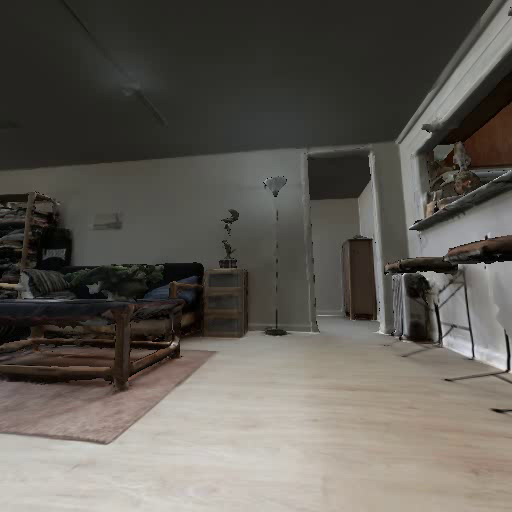
#> input picture frame 60 of savergb.avi, 512 x 512 px
$ python main.py   (older library calls are emulated)
#> lines starting #> are read from the running program, lines starting #| are printed output that depends on the picture; after the words box and inside, x2 and y2 are one past the last pixel; in counts of white or black regions, pixels touching at a corner belong together
#> further down, frame is the input picture: shape (512, 512, 3); mean B, G, R 85.9, 92.1, 96.4
import datetime

import cv2
import numpy as np

def filter_out(src_frame):
    if src_frame is not None:
        hsv = cv2.cvtColor(src_frame, cv2.COLOR_BGR2HSV)
#> hsv: shape (512, 512, 3); mean H, S, V 94.1, 37.2, 96.7
        lower = np.array([0, 0, 0])
        upper = np.array([180, 255, 100])

        mask = cv2.inRange(hsv, lower, upper)
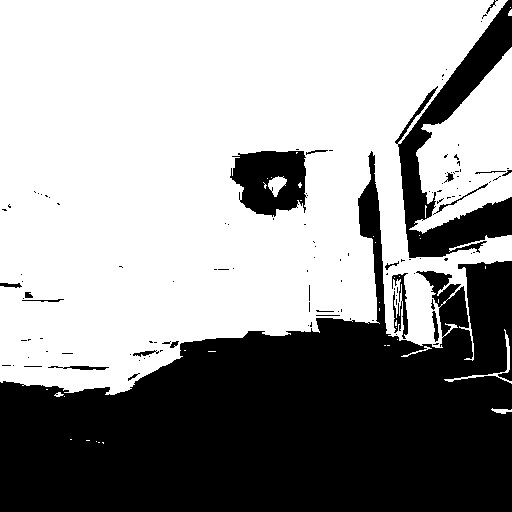
#> mask: shape (512, 512); 60.6% white; 120 black regions (98 under 20 px), largest, box (x1, y1, x2, y2) and area: (0, 151, 512, 512) 88515, (395, 0, 512, 258) 9227, (230, 151, 307, 217) 3681
        return cv2.bitwise_and(src_frame, src_frame, mask=mask)

def pic(image):
    roi = image[320:512, 180:300]

    #cv2.imshow('roi', roi)
    #cv2.waitKey(0)
    gray = cv2.cvtColor(roi, cv2.COLOR_BGR2GRAY)
    gradX = cv2.Sobel(gray, ddepth=cv2.CV_32F, dx=1, dy=0, ksize=-1)
    gradY = cv2.Sobel(gray, ddepth=cv2.CV_32F, dx=0, dy=1, ksize=-1)
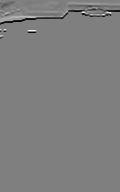
#> gradY: shape (192, 120) float32; min -1488, max 1488, mean -7.6; drawn with min black and max white

    # subtract the y-gradient from the x-gradient
    gradient = cv2.subtract(gradX, gradY)
    gradient = cv2.convertScaleAbs(gradient)
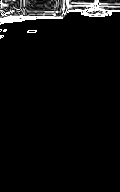
#> gradient: shape (192, 120); min 0, max 255, mean 13.4

    # blur and threshold the image
    blurred = cv2.blur(gradient, (9, 9))
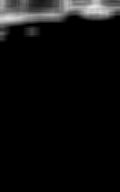
#> blurred: shape (192, 120); min 0, max 229, mean 13.5
    (_, thresh) = cv2.threshold(blurred, 70, 255, cv2.THRESH_BINARY)
#> thresh: shape (192, 120); 9% white; 2 white regions (1 under 20 px), largest, box (x1, y1, x2, y2) and area: (0, 0, 120, 28) 2059

    kernel = cv2.getStructuringElement(cv2.MORPH_RECT, (25, 25))
    closed = cv2.morphologyEx(thresh, cv2.MORPH_CLOSE, kernel)
#> closed: shape (192, 120); 10.9% white; 1 white region, box (x1, y1, x2, y2) and area: (0, 0, 120, 36) 2504

    # perform a series of erosions and dilations
    closed = cv2.erode(closed, None, iterations=4)
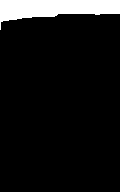
#> closed: shape (192, 120); 8.4% white; 1 white region, box (x1, y1, x2, y2) and area: (0, 0, 120, 30) 1946
    closed = cv2.dilate(closed, None, iterations=4)
#> closed: shape (192, 120); 10.8% white; 1 white region

    (cnts, _) = cv2.findContours(closed.copy(), cv2.RETR_EXTERNAL, cv2.CHAIN_APPROX_SIMPLE)
#> cnts = 1 contour; box (x1, y1, x2, y2) and area: (0, 0, 120, 34) 2350
    c = sorted(cnts, key=cv2.contourArea, reverse=True)[0]
#> c = contour of 25 points, box (x1, y1, x2, y2) (0, 0, 120, 34), area 2350
    cnt = c[0]
#> cnt = [[0, 0]]
    x, y, w, h = cv2.boundingRect(c)
#> x = 0; y = 0; w = 120; h = 34
    cv2.rectangle(roi, (x, y), (x + w, y + h), (0, 255, 0), 2)
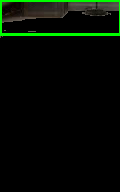
#> roi: shape (192, 120, 3); mean R, G, B 3.9, 11.1, 3
    center = (int(w/2+x+250), int(h/2 + y+180))
#> center = (310, 197)

    return image, center

if __name__ == "__main__":
    starttime = datetime.datetime.now()
    cap = cv2.VideoCapture("savergb.avi")
    if cap.isOpened():  # VideoCaputre对象是否成功打开
        print('已经打开了视频文件')
        fps = cap.get(cv2.CAP_PROP_FPS)  # 返回视频的fps--帧率
        width = cap.get(cv2.CAP_PROP_FRAME_WIDTH)  # 返回视频的宽
        height = cap.get(cv2.CAP_PROP_FRAME_HEIGHT)  # 返回视频的高
        print('fps:', fps, 'width:', width, 'height:', height)
        fourcc = cv2.VideoWriter_fourcc(*"mp4v")
        video = cv2.VideoWriter('rgb1.mp4', cv2.VideoWriter_fourcc(*"mp4v"), 5.0, (512, 512))
        i = 0
        while 1:
            success, frame = cap.read()
            if success:
                i = i + 1
                frame = cv2.cvtColor(frame, cv2.COLOR_BGR2RGB)
                frame = filter_out(frame)
                frame, center = pic(frame)
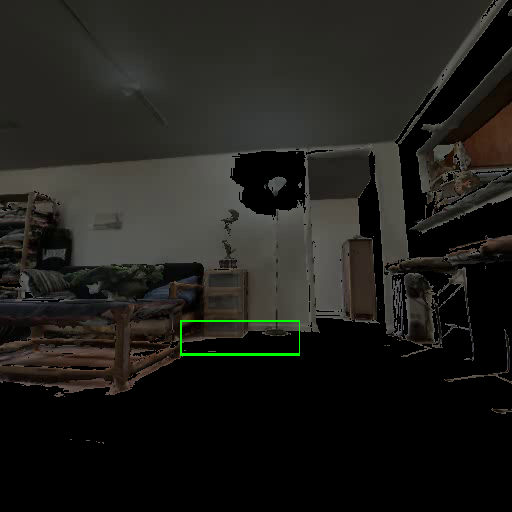
#> frame: shape (512, 512, 3); mean R, G, B 31.4, 30.6, 27.1
#> center = (310, 197)
#> (the run stopped early here; a loop or call above may not have finished)

$ run again, starting later in the video
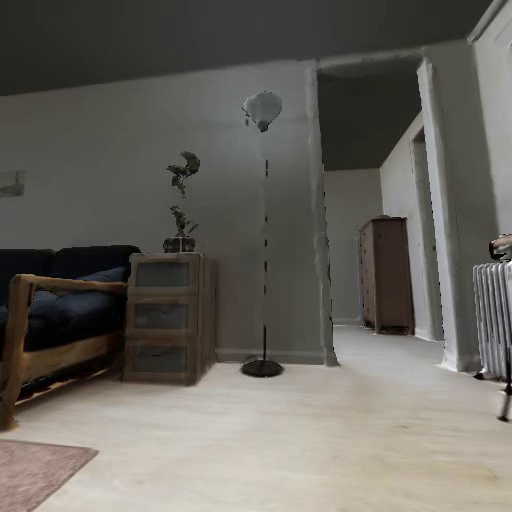
#> input picture frame 486 of savergb.avi, 512 x 512 px
#> frame is the input picture: shape (512, 512, 3); mean B, G, R 93.9, 100.2, 103.5
#> hsv: shape (512, 512, 3); mean H, S, V 89.7, 33.2, 104
#> mask: shape (512, 512); 62% white; 73 black regions (59 under 20 px), largest, box (x1, y1, x2, y2) and area: (0, 57, 512, 512) 80602, (188, 62, 317, 174) 9576, (467, 0, 512, 250) 6379
#> thresh: shape (192, 120); 16.7% white; 3 white regions (1 under 20 px), largest, box (x1, y1, x2, y2) and area: (0, 0, 120, 69) 3703, (0, 0, 11, 19) 147
#> cnts = 1 contour; box (x1, y1, x2, y2) and area: (0, 0, 120, 69) 4608
#> c = contour of 57 points, box (x1, y1, x2, y2) (0, 0, 120, 69), area 4608
#> cnt = [[0, 0]]
#> x = 0; w = 120; h = 69
#> in pic, `cv2.rectangle(roi, (x, y), (x + w, y + h), (0, 255, 0), 2)`:
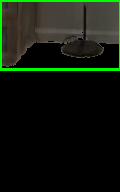
#> roi: shape (192, 120, 3); mean R, G, B 16.2, 23.6, 12.9
#> in pic, `center = (int(w/2+x+250), int(h/2 + y+180))`: center = (310, 214)
#> `frame, center = pic(frame)`:
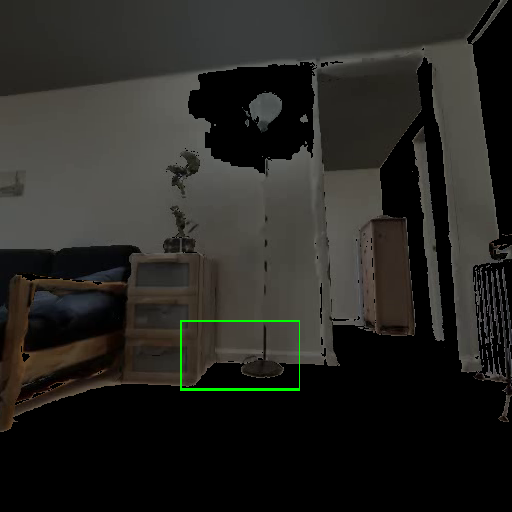
#> frame: shape (512, 512, 3); mean R, G, B 38.8, 38.2, 34.4
